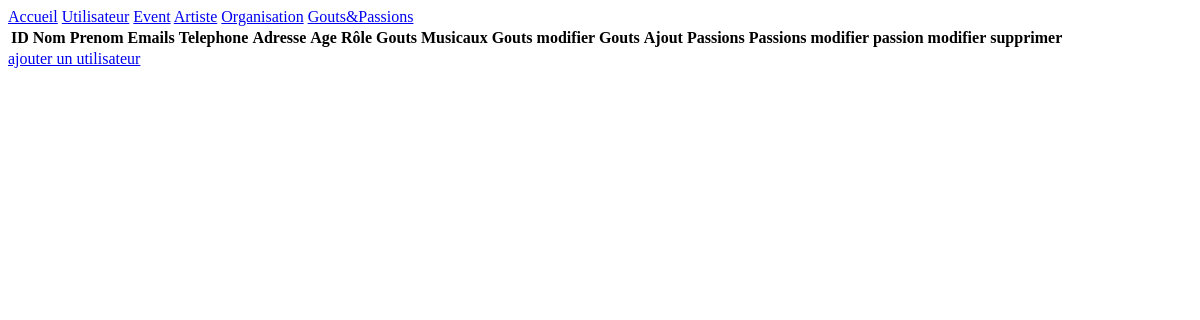
Before: /utilisateur/affichage_utilisateur.php with the older database file.
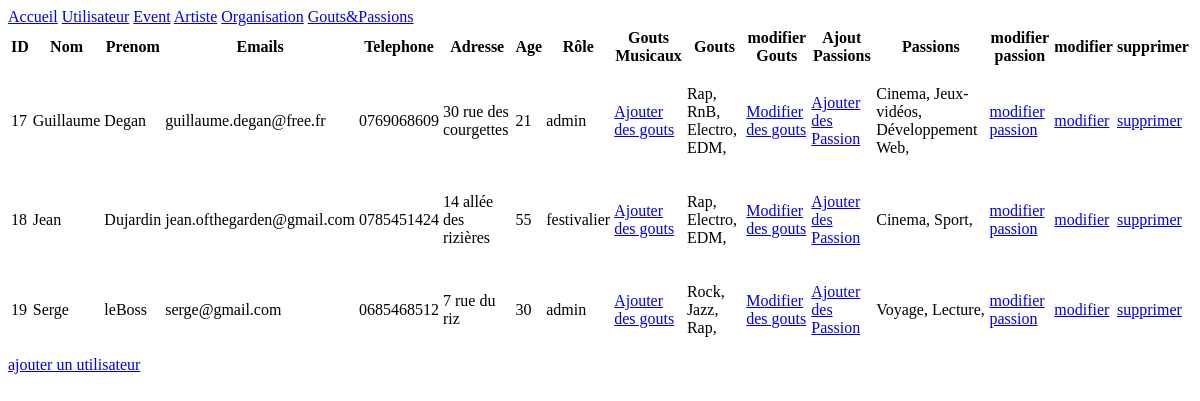
After: the same page with the newer database file.
### tables this page shows
CREATE TABLE IF NOT EXISTS `utilisateur` (
  `id` int(11) NOT NULL AUTO_INCREMENT,
  `nom` varchar(50) NOT NULL,
  `prenom` varchar(50) NOT NULL,
  `email` varchar(100) NOT NULL,
  `telephone` varchar(20) NOT NULL,
  `adresse` varchar(100) NOT NULL,
  `age` int(11) NOT NULL,
  `idRole` int(11) NOT NULL DEFAULT '4',
  PRIMARY KEY (`id`),
  KEY `idRole` (`idRole`)
);

CREATE TABLE IF NOT EXISTS `role` (
  `id` int(11) NOT NULL AUTO_INCREMENT,
  `nom` varchar(30) NOT NULL,
  PRIMARY KEY (`id`)
);

CREATE TABLE IF NOT EXISTS `goutsmusicaux` (
  `id` int(11) NOT NULL AUTO_INCREMENT,
  `style` varchar(75) NOT NULL,
  PRIMARY KEY (`id`)
);

### database/connectDB.php (called while the page is built, shortened)
<?php
class ConnectDB{
    private $db_name;
    private $db_user;
    private $db_pass;
    private $db_host;
    private $pdo;
    public function __construct($db_name, $db_user = 'root', $db_pass='', $db_host='localhost') {
        $this->db_name = $db_name;
        $this->db_user = $db_user;
        $this->db_pass = $db_pass;
        $this->db_host = $db_host;
    }
    public function getPDO() {
        if($this->pdo === null) {
            $pdo = new PDO("mysql:dbname=$this->db_name;host=$this->db_host",$this->db_user,$this->db_pass);
            $pdo->setAttribute(PDO::ATTR_ERRMODE, PDO::ERRMODE_EXCEPTION);
            $this->pdo = $pdo;
        }
        return $this->pdo;
    }
    public function prepare($statement) {
        $req = $this->getPDO()->prepare($statement);
        return $req;
    }
    public function queryGET($statement, $params) {
        $req = $this->prepare($statement);
        $req->execute($params);
        $datas = $req->fetchAll(PDO::FETCH_OBJ);
        return $datas;
    }
}

### utilisateur/affichage_utilisateur.php (the view, shortened to what this page needs)
<!DOCTYPE html>
<html lang="en">
<head>
    <?php
require "../database/connectDB.php";
$db = new ConnectDB('cagroove');
$data = $db->queryGET('SELECT utilisateur.id as id, utilisateur.nom as nom, prenom, email, telephone, adresse, age, role.nom  as role FROM utilisateur
INNER JOIN role ON utilisateur.idRole = role.id group by utilisateur.nom ', null);
$sqlGoutsRequest = "SELECT goutsmusicaux.style from utilisateursgouts inner join goutsmusicaux on utilisateursgouts.idGout = goutsmusicaux.id where utilisateursgouts.idUtilisateur = ?";
$sqlPassionsRequest = "SELECT passions.nom as nompassion, utilisateurspassions.idUtilisateur from utilisateurspassions inner join passions on utilisateurspassions.idPassion = passions.id where utilisateurspassions.idUtilisateur = ?";
?>
</head>
<body>
<?php include '../header/header.php';?>
<table>
    <thead>
        <tr>
            <th>ID</th>
            <th>Nom</th>
            <th>Prenom</th>
            <th>Emails</th>
            <th>Telephone</th>
            <th>Adresse</th>
            <th>Age</th>
            <th>Rôle</th>
            <th>Gouts Musicaux</th>
            <th>Gouts</th>
            <th>modifier Gouts</th>
            <th>Ajout Passions</th>
            <th>Passions</th>
            <th>modifier passion</th>
            <th>modifier</th>
            <th>supprimer</th>
        </tr>
    </thead>
    <tbody>
        <?php foreach ($data as $row):
            $GoutsData = $db->queryGET($sqlGoutsRequest, [$row->id]);
            $PassionsData = $db->queryGET($sqlPassionsRequest, [$row->id]);
            ?>
            <tr>
                <td><?= $row->id; ?></td>
                <td><?= htmlspecialchars($row->nom) ?></td>
                <td><?= htmlspecialchars($row->prenom) ?></td>
                <td><?= htmlspecialchars($row->email) ?></td>
                <td><?= htmlspecialchars($row->telephone) ?></td>
                <td><?= htmlspecialchars($row->adresse) ?></td>
                <td><?= htmlspecialchars($row->age) ?></td>
                <td><?= htmlspecialchars($row->role) ?></td>
                <td><a href="ajoutGouts.php?id=<?= htmlspecialchars($row->id) ?>">Ajouter des gouts</a></td>
                <td><p>
                    <?php foreach ($GoutsData as $gout): ?>
                    <?= htmlspecialchars($gout->style).', ' ?>
                    <?php endforeach; ?>
                </p></td>
                <td><a href="modif_gout_form.php?id=<?= htmlspecialchars($row->id) ?>">Modifier des gouts</a></td>
                <td><a href="ajout_passion.php?id=<?= htmlspecialchars($row->id) ?>">Ajouter des Passion</a></td>
                <td><p>
                    <?php foreach ($PassionsData as $passion): ?>
                    <?= htmlspecialchars($passion->nompassion).', ' ?>
                    <?php endforeach; ?>
                </p></td>
                <td><a href="modif_passion_form.php?id=<?= htmlspecialchars($row->id) ?>">modifier passion</a></td>
                <td><a href="modifier_utilisateur1.php?id=<?=  htmlspecialchars($row->id) ?> ">modifier</a></td>
                <td><a href="supprimer_utilisateur.php?id=<?=  htmlspecialchars($row->id) ?> ">supprimer</a></td>
                </tr>
        <?php endforeach; ?>
    </tbody>
</table>
<a href="ajout_utilisateur.php">ajouter un utilisateur</a>
</body>
</html>

### header/header.php (shortened to what this page needs)
<!DOCTYPE html>
<html lang="en">
<head>
</head>
<body>
    <nav class="nav bg-orange-500	h-32  flex">
        <div class="link_container flex items-center place-content-evenly w-full ">
<div class="text-white flex items-center place-content-evenly w-10/12 ">
            <a href="../accueil.php">Accueil</a>
            <a href="../utilisateur/affichage_utilisateur.php">Utilisateur</a>
            <a href="../event/affichage_event.php">Event</a>
            <a href="../artistes/affichage_artiste.php">Artiste</a>
            <a href="../organisations/index.php">Organisation</a>
            <a href="../goutsEtPassions/index.php">Gouts&Passions</a>
</div>
        </div>
    </nav>
</body>
</html>

Changed rows visible on the page:
added utilisateur: id "17", nom "Guillaume", prenom "Degan", email "guillaume.degan@free.fr", telephone "0769068609", adresse "30 rue des courgettes", age "21", idRole.nom "admin", nompassion "Cinema", nompassion "Jeux-vidéos", nompassion "Développement Web"
added goutsmusicaux: style "Rap"
added goutsmusicaux: style "RnB", shown under "17"
added goutsmusicaux: style "Electro"
added goutsmusicaux: style "EDM"
added utilisateur: id "18", nom "Jean", prenom "Dujardin", email "jean.ofthegarden@gmail.com", telephone "0785451424", adresse "14 allée des rizières", age "55", idRole.nom "festivalier", nompassion "Cinema", nompassion "Sport"
added utilisateur: id "19", nom "Serge", prenom "leBoss", email "serge@gmail.com", telephone "0685468512", adresse "7 rue du riz", age "30", idRole.nom "admin", nompassion "Voyage", nompassion "Lecture"
added goutsmusicaux: style "Rock", shown under "19"
added goutsmusicaux: style "Jazz", shown under "19"
